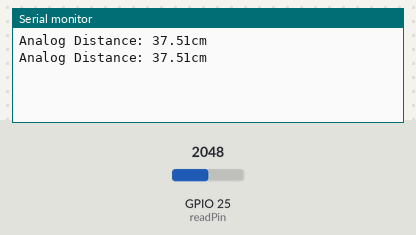
Recording of a program running on a simulated ESP32. On the bench: the last lines printed to the serial monitor. The inputs (shaded band) are chosen by the test bench; at power-on: GPIO 25 (readPin) = 2048.

Above: at 1.8 s.
1.9 s: GPIO 25 (readPin) set to 0
At 2.8 s:
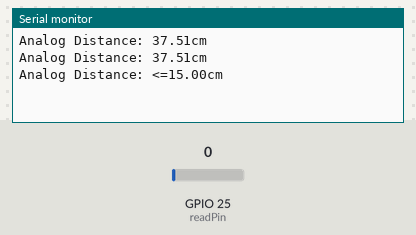
4.5 s: GPIO 25 (readPin) set to 4095
At 5.8 s:
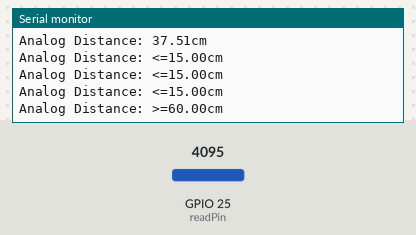

The program:

main.cpp
```cpp
#include <Arduino.h>
int readPin = 25;
float scale = 0.0f;
float minimum = 15.0f;
float maximum = 60.0f;
float adc_max = 4095.0f;
double distance = 0;

void setup () {
    Serial.begin(9600);  // We initialize serial connection so that we could print values from sensor.
}

void loop () {
    // Every 1 second, do a measurement using the sensor and print the distance in centimeters.
    float x = analogRead(readPin);
    scale = (float)(((maximum - minimum) / adc_max));
    distance = (float) scale * x + minimum;

Serial.print(F("Analog Distance: "));
  if (distance <= minimum){
    Serial.print("<=");
  }
 else if(distance >= maximum){
    Serial.print(">=");
 }
    Serial.print(distance);

  Serial.println(F("cm"));
    // Serial.println(x);
    delay(1000);
}
```

Measured:
- after the input at 1.9 s, the serial monitor: prints a new line after 0.10 s (image 1)
- after the input at 4.5 s, the serial monitor: prints a new line after 0.50 s (image 2)
